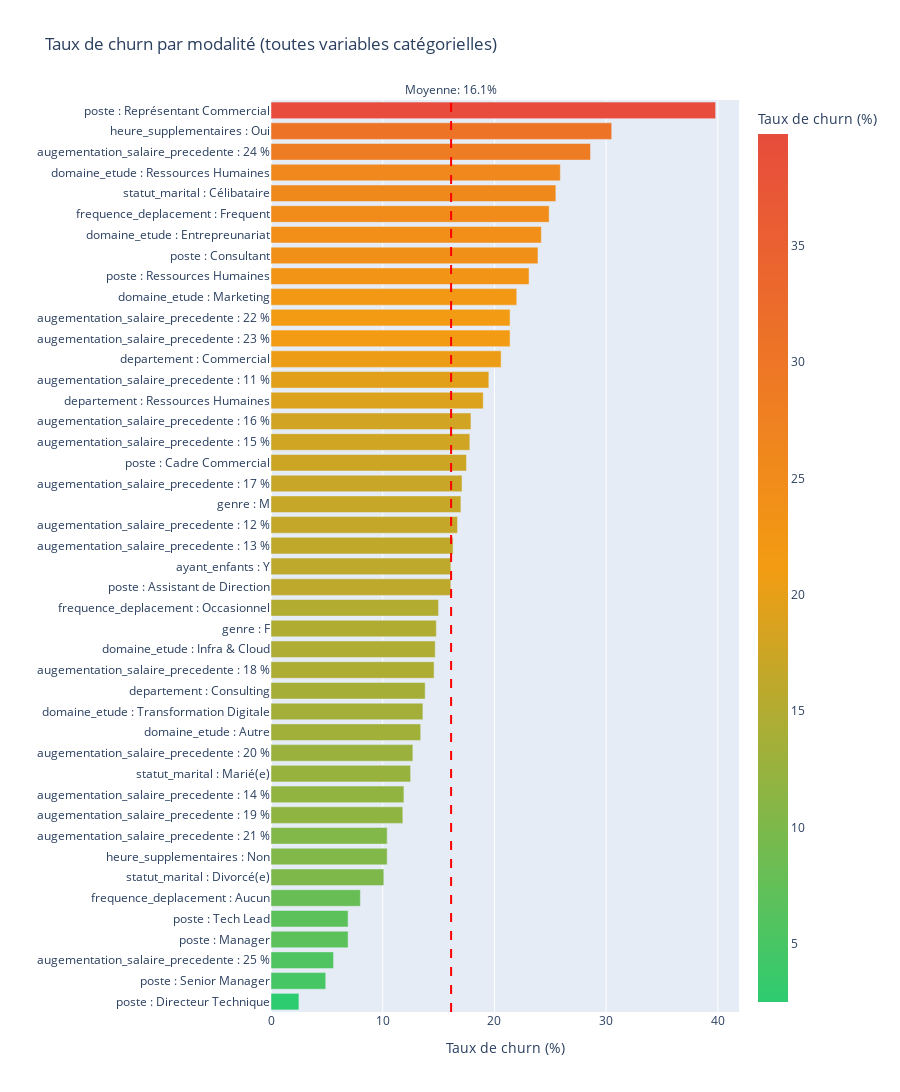

Source (notebook cell):
### Markdown cell above
#### Taux de churn par modalité

Graphique en barres horizontales montrant le taux de départ pour chaque modalité. La ligne rouge = taux moyen global (~16%).

### Code cell
# Calcul du taux de churn pour chaque modalité de chaque variable catégorielle
churn_data = []

for col in categorical_cols:
    for modalite in df_merged[col].unique():
        subset = df_merged[df_merged[col] == modalite]
        taux = (subset["a_quitte_l_entreprise"] == "Oui").mean() * 100
        effectif = len(subset)
        churn_data.append(
            {
                "Variable": col,
                "Modalité": str(modalite),
                "Taux_churn_%": round(taux, 1),
                "Effectif": effectif,
            }
        )

churn_df = pd.DataFrame(churn_data)

# Trier par taux de churn décroissant
churn_df = churn_df.sort_values("Taux_churn_%", ascending=True)

# Créer un label combiné pour l'axe Y
churn_df["Label"] = churn_df["Variable"] + " : " + churn_df["Modalité"]

# Taux global pour référence
taux_global = (df_merged["a_quitte_l_entreprise"] == "Oui").mean() * 100

fig = px.bar(
    churn_df,
    x="Taux_churn_%",
    y="Label",
    orientation="h",
    title="Taux de churn par modalité (toutes variables catégorielles)",
    color="Taux_churn_%",
    color_continuous_scale=["#2ecc71", "#f39c12", "#e74c3c"],
    hover_data=["Variable", "Modalité", "Effectif"],
    labels={"Taux_churn_%": "Taux de churn (%)", "Label": ""},
)

# Ligne de référence (taux global)
fig.add_vline(
    x=taux_global,
    line_dash="dash",
    line_color="red",
    line_width=2,
    annotation_text=f"Moyenne: {taux_global:.1f}%",
    annotation_position="top",
)

fig.update_layout(
    height=max(600, len(churn_df) * 25),
    xaxis_title="Taux de churn (%)",
    yaxis_title="",
    showlegend=False,
)

fig.show()

print(
    "\nLecture : Les barres a DROITE de la ligne rouge ont un taux de churn SUPERIEUR a la moyenne."
)

### Figure 1 — Plotly figure (JSON) as saved in the notebook; plotly's stock layout.template omitted (floating-point values rounded to 4 significant figures; data arrays with more than 128 entries replaced by an {"elided": "..."} marker saying what was removed)
{"data": [{"customdata": {"elided": "44x3 mixed values"}, "hovertemplate": "Taux de churn (%)=%{marker.color}<br>=%{y}<br>Variable=%{customdata[0]}<br>Modalité=%{customdata[1]}<br>Effectif=%{customdata[2]}<extra></extra>", "legendgroup": "", "marker": {"color": [2.5, 4.9, 5.6, 6.9, 6.9, 8.0, 10.1, 10.4, 10.4, 11.8, 11.9, 12.5, 12.7, 13.4, 13.6, 13.8, 14.6, 14.7, 14.8, 15.0, 16.1, 16.1, 16.3, 16.7, 17.0, 17.1, 17.5, 17.8, 17.9, 19.0, 19.5, 20.6, 21.4, 21.4, 22.0, 23.1, 23.9, 24.2, 24.9, 25.5, 25.9, 28.6, 30.5, 39.8], "coloraxis": "coloraxis", "pattern": {"shape": ""}}, "name": "", "orientation": "h", "showlegend": false, "textposition": "auto", "type": "bar", "x": [2.5, 4.9, 5.6, 6.9, 6.9, 8.0, 10.1, 10.4, 10.4, 11.8, 11.9, 12.5, 12.7, 13.4, 13.6, 13.8, 14.6, 14.7, 14.8, 15.0, 16.1, 16.1, 16.3, 16.7, 17.0, 17.1, 17.5, 17.8, 17.9, 19.0, 19.5, 20.6, 21.4, 21.4, 22.0, 23.1, 23.9, 24.2, 24.9, 25.5, 25.9, 28.6, 30.5, 39.8], "xaxis": "x", "y": ["poste : Directeur Technique", "poste : Senior Manager", "augementation_salaire_precedente : 25 %", "poste : Manager", "poste : Tech Lead", "frequence_deplacement : Aucun", "statut_marital : Divorcé(e)", "heure_supplementaires : Non", "augementation_salaire_precedente : 21 %", "augementation_salaire_precedente : 19 %", "augementation_salaire_precedente : 14 %", "statut_marital : Marié(e)", "augementation_salaire_precedente : 20 %", "domaine_etude : Autre", "domaine_etude : Transformation Digitale", "departement : Consulting", "augementation_salaire_precedente : 18 %", "domaine_etude : Infra & Cloud", "genre : F", "frequence_deplacement : Occasionnel", "poste : Assistant de Direction", "ayant_enfants : Y", "augementation_salaire_precedente : 13 %", "augementation_salaire_precedente : 12 %", "genre : M", "augementation_salaire_precedente : 17 %", "poste : Cadre Commercial", "augementation_salaire_precedente : 15 %", "augementation_salaire_precedente : 16 %", "departement : Ressources Humaines", "augementation_salaire_precedente : 11 %", "departement : Commercial", "augementation_salaire_precedente : 23 %", "augementation_salaire_precedente : 22 %", "domaine_etude : Marketing", "poste : Ressources Humaines", "poste : Consultant", "domaine_etude : Entrepreunariat", "frequence_deplacement : Frequent", "statut_marital : Célibataire", "domaine_etude : Ressources Humaines", "augementation_salaire_precedente : 24 %", "heure_supplementaires : Oui", "poste : Représentant Commercial"], "yaxis": "y"}], "layout": {"annotations": [{"showarrow": false, "text": "Moyenne: 16.1%", "x": 16.12, "xanchor": "center", "xref": "x", "y": 1, "yanchor": "bottom", "yref": "y domain"}], "barmode": "relative", "coloraxis": {"colorbar": {"title": {"text": "Taux de churn (%)"}}, "colorscale": [[0, "#2ecc71"], [0.5, "#f39c12"], [1, "#e74c3c"]]}, "height": 1100, "legend": {"tracegroupgap": 0}, "shapes": [{"line": {"color": "red", "dash": "dash", "width": 2}, "type": "line", "x0": 16.12, "x1": 16.12, "xref": "x", "y0": 0, "y1": 1, "yref": "y domain"}], "showlegend": false, "title": {"text": "Taux de churn par modalité (toutes variables catégorielles)"}, "xaxis": {"anchor": "y", "domain": [0, 1], "title": {"text": "Taux de churn (%)"}}, "yaxis": {"anchor": "x", "domain": [0, 1], "title": {"text": ""}}}}
